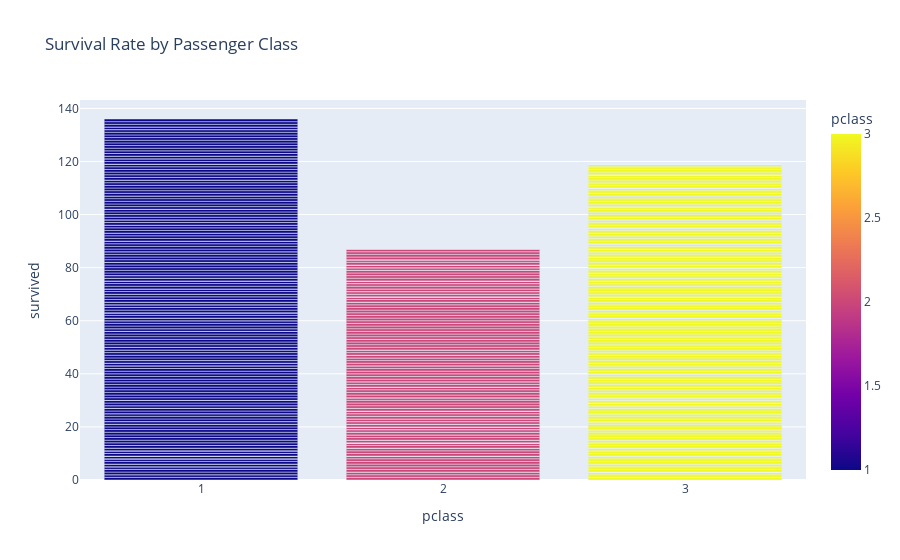

Notebook code for this chart:
### Code cell
# 4. Bar Chart - Survival Rate by Class
fig4 = px.bar(df, x="pclass", y="survived", color="pclass", title="Survival Rate by Passenger Class",
              labels={"Pclass": "Passenger Class", "Survived": "Survival Rate"}, barmode="group")
fig4.show()

### Figure 1 — Plotly figure (JSON) as saved in the notebook; plotly's stock layout.template omitted (floating-point values rounded to 4 significant figures; data arrays with more than 128 entries replaced by an {"elided": "..."} marker saying what was removed)
{"data": [{"alignmentgroup": "True", "hovertemplate": "pclass=%{marker.color}<br>survived=%{y}<extra></extra>", "legendgroup": "", "marker": {"color": {"elided": "891 int values"}, "coloraxis": "coloraxis", "pattern": {"shape": ""}}, "name": "", "offsetgroup": "", "orientation": "v", "showlegend": false, "textposition": "auto", "type": "bar", "x": {"elided": "891 int values"}, "xaxis": "x", "y": {"elided": "891 int values"}, "yaxis": "y"}], "layout": {"barmode": "group", "coloraxis": {"colorbar": {"title": {"text": "pclass"}}, "colorscale": [[0, "#0d0887"], [0.1111, "#46039f"], [0.2222, "#7201a8"], [0.3333, "#9c179e"], [0.4444, "#bd3786"], [0.5556, "#d8576b"], [0.6667, "#ed7953"], [0.7778, "#fb9f3a"], [0.8889, "#fdca26"], [1, "#f0f921"]]}, "legend": {"tracegroupgap": 0}, "title": {"text": "Survival Rate by Passenger Class"}, "xaxis": {"anchor": "y", "domain": [0, 1], "title": {"text": "pclass"}}, "yaxis": {"anchor": "x", "domain": [0, 1], "title": {"text": "survived"}}}}
